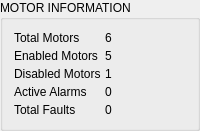
             <widget class="QGroupBox" name="gb_motor_info">
              <property name="sizePolicy">
               <sizepolicy hsizetype="Expanding" vsizetype="Expanding">
                <horstretch>0</horstretch>
                <verstretch>0</verstretch>
               </sizepolicy>
              </property>
              <property name="title">
               <string>MOTOR INFORMATION</string>
              </property>
              <layout class="QFormLayout">
               <property name="horizontalSpacing">
                <number>4</number>
               </property>
               <property name="verticalSpacing">
                <number>4</number>
               </property>
               <item row="0" column="0">
                <widget class="QLabel" name="label">
                 <property name="text">
                  <string>Total Motors</string>
                 </property>
                </widget>
               </item>
               <item row="0" column="1">
                <widget class="QLabel" name="label">
                 <property name="text">
                  <string>6</string>
                 </property>
                </widget>
               </item>
               <item row="1" column="0">
                <widget class="QLabel" name="label">
                 <property name="text">
                  <string>Enabled Motors</string>
                 </property>
                </widget>
               </item>
               <item row="1" column="1">
                <widget class="QLabel" name="label">
                 <property name="text">
                  <string>5</string>
                 </property>
                </widget>
               </item>
               <item row="2" column="0">
                <widget class="QLabel" name="label">
                 <property name="text">
                  <string>Disabled Motors</string>
                 </property>
                </widget>
               </item>
               <item row="2" column="1">
                <widget class="QLabel" name="label">
                 <property name="text">
                  <string>1</string>
                 </property>
                </widget>
               </item>
               <item row="3" column="0">
                <widget class="QLabel" name="label">
                 <property name="text">
                  <string>Active Alarms</string>
                 </property>
                </widget>
               </item>
               <item row="3" column="1">
                <widget class="QLabel" name="label">
                 <property name="text">
                  <string>0</string>
                 </property>
                </widget>
               </item>
               <item row="4" column="0">
                <widget class="QLabel" name="label">
                 <property name="text">
                  <string>Total Faults</string>
                 </property>
                </widget>
               </item>
               <item row="4" column="1">
                <widget class="QLabel" name="label">
                 <property name="text">
                  <string>0</string>
                 </property>
                </widget>
               </item>
              </layout>
             </widget>
